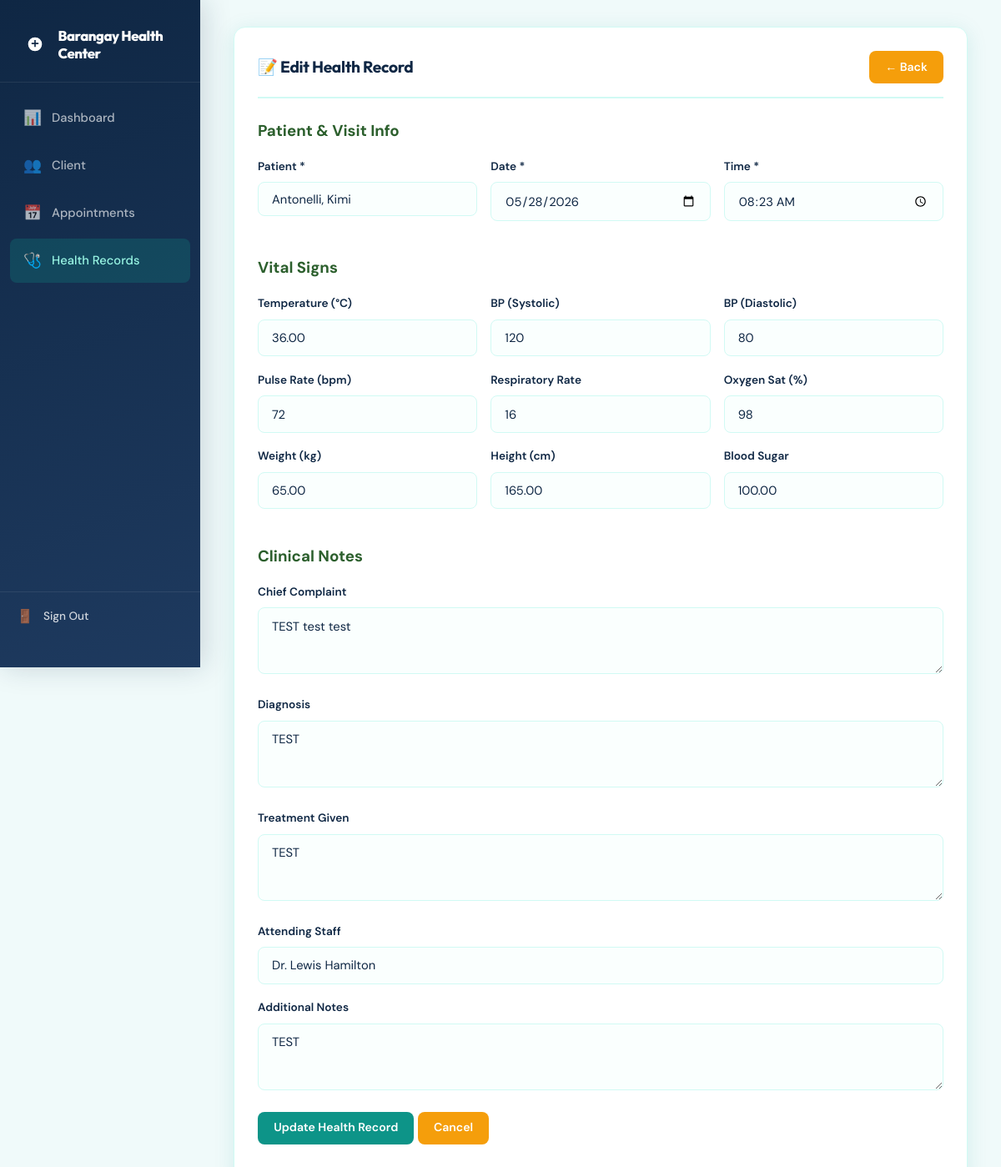
Screenshot of /health_records/edit.php?id=7 with the database file from the repository.
### tables this page shows
CREATE TABLE `health_records` (
  `id` int(11) NOT NULL,
  `patient_id` int(11) NOT NULL,
  `record_date` date DEFAULT NULL,
  `record_time` time DEFAULT NULL,
  `pulse_rate` int(3) DEFAULT NULL,
  `respiratory_rate` int(3) DEFAULT NULL,
  `weight` decimal(5,2) DEFAULT NULL,
  `height` decimal(5,2) DEFAULT NULL,
  `blood_sugar` decimal(5,2) DEFAULT NULL,
  `oxygen_saturation` int(3) DEFAULT NULL,
  `blood_pressure_systolic` int(3) DEFAULT NULL,
  `blood_pressure_diastolic` int(3) DEFAULT NULL,
  `temperature` decimal(4,2) DEFAULT NULL,
  `chief_complaint` text DEFAULT NULL,
  `diagnosis` text DEFAULT NULL,
  `treatment_given` text DEFAULT NULL,
  `remarks` text DEFAULT NULL,
  `attending_staff` varchar(100) DEFAULT NULL,
  `notes` text DEFAULT NULL
);

CREATE TABLE `patients` (
  `id` int(11) NOT NULL,
  `first_name` varchar(100) NOT NULL,
  `last_name` varchar(100) NOT NULL,
  `date_of_birth` date NOT NULL,
  `gender` varchar(20) NOT NULL,
  `contact_number` varchar(20) NOT NULL,
  `address` text NOT NULL,
  `emergency_contact_name` varchar(100) NOT NULL,
  `emergency_contact_number` varchar(20) NOT NULL,
  `patient_category` varchar(50) NOT NULL,
  `has_chronic_illness` tinyint(1) NOT NULL,
  `chronic_illness_details` text NOT NULL,
  `blood_type` varchar(10) NOT NULL,
  `allergies` text NOT NULL,
  `patient_id` int(11) GENERATED ALWAYS AS (`id`) VIRTUAL,
  `fullname` varchar(255) GENERATED ALWAYS AS (concat(`last_name`,', ',`first_name`)) VIRTUAL,
  `contactnumber` varchar(20) GENERATED ALWAYS AS (`contact_number`) VIRTUAL,
  `uid` varchar(10) DEFAULT NULL,
  `parent_id` int(11) DEFAULT NULL
);

### health_records/edit.php (the view, shortened to what this page needs)
<?php
require_once('../includes/header.php');
$conn = getConnection();
$id = isset($_GET['id']) ? (int)$_GET['id'] : 0;
$sql = "SELECT * FROM health_records WHERE id = $id";
$result = $conn->query($sql);
$record = $result->fetch_assoc();
$patients = $conn->query("SELECT id, first_name, last_name FROM patients ORDER BY last_name, first_name");
?>
<div class="card">
    <div class="card-header">
        <h2 class="card-title">📝 Edit Health Record</h2>
        <a href="index.php" class="btn btn-warning">← Back</a>
    </div>
    <form method="POST">
        <h3 style="margin-bottom: 1rem; color: #2c5f2d;">Patient & Visit Info</h3>
        <div class="form-row">
            <div class="form-group">
                <label>Patient *</label>
                <select name="patient_id" class="form-control" required>
                    <?php while ($p = $patients->fetch_assoc()): ?>
                        <option value="<?php echo $p['id']; ?>" <?php echo $record['patient_id'] == $p['id'] ? 'selected' : ''; ?>>
                            <?php echo htmlspecialchars($p['last_name'] . ', ' . $p['first_name']); ?>
                        </option>
                    <?php endwhile; ?>
                </select>
            </div>
            <div class="form-group">
                <label>Date *</label>
                <input type="date" name="record_date" class="form-control" value="<?php echo $record['record_date']; ?>" required>
            </div>
            <div class="form-group">
                <label>Time *</label>
                <input type="time" name="record_time" class="form-control" value="<?php echo $record['record_time']; ?>" required>
            </div>
        </div>
        <h3 style="margin: 1.5rem 0 1rem; color: #2c5f2d;">Vital Signs</h3>
        <div class="form-row">
            <div class="form-group">
                <label>Temperature (°C)</label>
                <input type="number" name="temperature" class="form-control" step="0.1" value="<?php echo $record['temperature']; ?>">
            </div>
            <div class="form-group">
                <label>BP (Systolic)</label>
                <input type="number" name="blood_pressure_systolic" class="form-control" value="<?php echo $record['blood_pressure_systolic']; ?>">
            </div>
            <div class="form-group">
                <label>BP (Diastolic)</label>
                <input type="number" name="blood_pressure_diastolic" class="form-control" value="<?php echo $record['blood_pressure_diastolic']; ?>">
            </div>
        </div>
        <div class="form-row">
            <div class="form-group">
                <label>Pulse Rate (bpm)</label>
                <input type="number" name="pulse_rate" class="form-control" value="<?php echo $record['pulse_rate']; ?>">
            </div>
            <div class="form-group">
                <label>Respiratory Rate</label>
                <input type="number" name="respiratory_rate" class="form-control" value="<?php echo $record['respiratory_rate']; ?>">
            </div>
            <div class="form-group">
                <label>Oxygen Sat (%)</label>
                <input type="number" name="oxygen_saturation" class="form-control" value="<?php echo $record['oxygen_saturation']; ?>">
            </div>
        </div>
        <div class="form-row">
            <div class="form-group">
                <label>Weight (kg)</label>
                <input type="number" name="weight" class="form-control" step="0.1" value="<?php echo $record['weight']; ?>">
            </div>
            <div class="form-group">
                <label>Height (cm)</label>
                <input type="number" name="height" class="form-control" step="0.1" value="<?php echo $record['height']; ?>">
            </div>
            <div class="form-group">
                <label>Blood Sugar</label>
                <input type="number" name="blood_sugar" class="form-control" step="0.1" value="<?php echo $record['blood_sugar']; ?>">
            </div>
        </div>
        <h3 style="margin: 1.5rem 0 1rem; color: #2c5f2d;">Clinical Notes</h3>
        <div class="form-group">
            <label>Chief Complaint</label>
            <textarea name="chief_complaint" class="form-control" rows="2"><?php echo htmlspecialchars($record['chief_complaint']); ?></textarea>
        </div>
        <div class="form-group">
            <label>Diagnosis</label>
            <textarea name="diagnosis" class="form-control" rows="2"><?php echo htmlspecialchars($record['diagnosis']); ?></textarea>
        </div>
        <div class="form-group">
            <label>Treatment Given</label>
            <textarea name="treatment_given" class="form-control" rows="2"><?php echo htmlspecialchars($record['treatment_given']); ?></textarea>
        </div>
        <div class="form-row">
            <div class="form-group">
                <label>Attending Staff</label>
                <input type="text" name="attending_staff" class="form-control" value="<?php echo htmlspecialchars($record['attending_staff']); ?>">
            </div>
        </div>
        <div class="form-group">
            <label>Additional Notes</label>
            <textarea name="notes" class="form-control" rows="2"><?php echo htmlspecialchars($record['notes']); ?></textarea>
        </div>
        <div class="form-group">
            <button type="submit" class="btn btn-primary">Update Health Record</button>
            <a href="index.php" class="btn btn-warning">Cancel</a>
        </div>
    </form>
</div>
<?php
require_once '../includes/footer.php';
?>

### css/style.css (style rules this page uses)
:root { --teal: #0d9488; --teal-dark: #0f766e; --teal-lite: #ccfbf1; --teal-mid: #99f6e4; --navy: #0f2744; --navy-mid: #1e3a5f; --sky: #e0f2fe; --amber: #f59e0b; --red: #ef4444; --green: #22c55e; --purple: #8b5cf6; --white: #ffffff; --bg: #f0fafa; --card: #ffffff; --border: #d1faf4; --text: #0f2744; --text-muted:#64748b; --shadow-sm: 0 1px 3px rgba(13,148,136,.10), 0 1px 2px rgba(13,148,136,.06); --shadow: 0 4px 24px rgba(13,148,136,.13); --shadow-lg: 0 12px 40px rgba(13,148,136,.18); --radius: 14px; --radius-sm: 8px; }
*, *::before, *::after { box-sizing: border-box; margin: 0; padding: 0; }
body { font-family: 'DM Sans', sans-serif; background: var(--bg); color: var(--text); line-height: 1.65; min-height: 100vh; }
.card { background: var(--card); border-radius: var(--radius); box-shadow: var(--shadow); padding: 1.75rem; margin-bottom: 1.5rem; border: 1px solid var(--border); }
.card-header { display: flex; justify-content: space-between; align-items: center; margin-bottom: 1.5rem; padding-bottom: 1rem; border-bottom: 2px solid var(--border); }
.card-title { font-family: 'Outfit', sans-serif; font-size: 1.2rem; font-weight: 700; color: var(--navy); letter-spacing: -.3px; }
.btn { display: inline-flex; align-items: center; gap: .4rem; padding: .6rem 1.2rem; border: none; border-radius: var(--radius-sm); font-family: 'DM Sans', sans-serif; font-size: .88rem; font-weight: 600; cursor: pointer; text-decoration: none; transition: all .18s; line-height: 1.4; }
.btn-primary { background: var(--teal); color: white; }
.btn-warning { background: var(--amber); color: white; }
.form-group { margin-bottom: 1.1rem; }
.form-group label { display: block; margin-bottom: .45rem; font-size: .85rem; font-weight: 600; color: var(--navy); }
.form-control { width: 100%; padding: .7rem 1rem; border: 1.5px solid #d1faf4; border-radius: var(--radius-sm); font-family: 'DM Sans', sans-serif; font-size: .92rem; color: var(--text); background: #fafffe; transition: border-color .2s, box-shadow .2s; -webkit-appearance: none; }
.form-control::placeholder { color: #a1b5b3; }
textarea.form-control { resize: vertical; min-height: 80px; }
.form-row { display: grid; grid-template-columns: repeat(auto-fit, minmax(200px, 1fr)); gap: 1rem; }
.card, .stat-card, .auth-card { animation: fadeUp .35s ease both; }

### rows the page displays
health_records: patient_id "Antonelli, Kimi", record_date "05/28/2026", record_time "08:23:00", temperature "36.00", blood_pressure_systolic "120", blood_pressure_diastolic "80", pulse_rate "72", respiratory_rate "16", oxygen_saturation "98", weight "65.00", height "165.00", blood_sugar "100.00", chief_complaint "TEST test test", diagnosis "TEST", treatment_given "TEST", attending_staff "Dr. Lewis Hamilton", notes "TEST"
